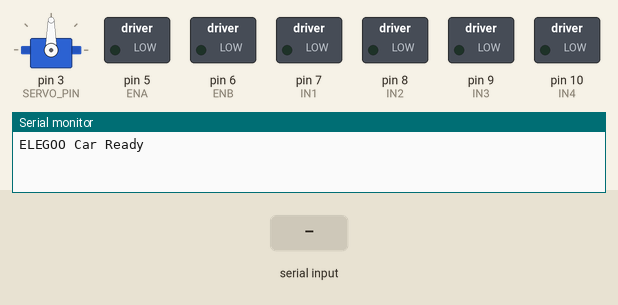
Simulated run of this sketch. Board: Arduino Uno, built with avr-gcc and run on an emulated ATmega328P. Parts: servo, switched loads named in the sketch (green lamp = pin HIGH), the last lines printed to the serial monitor. The test bench sets the inputs (shaded band).

Above: at 1.2 s.
1.3 s: "MOTOR  45\n" received over Serial
At 1.7 s:
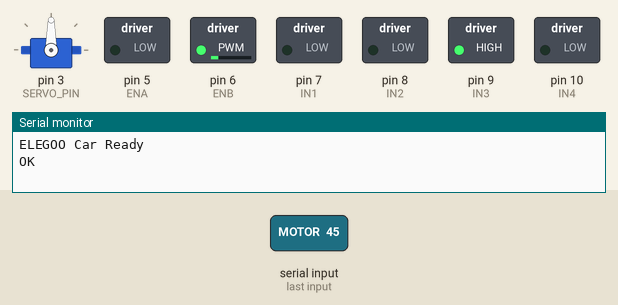
2.8 s: "SERVO  45\n" received over Serial
At 4.0 s:
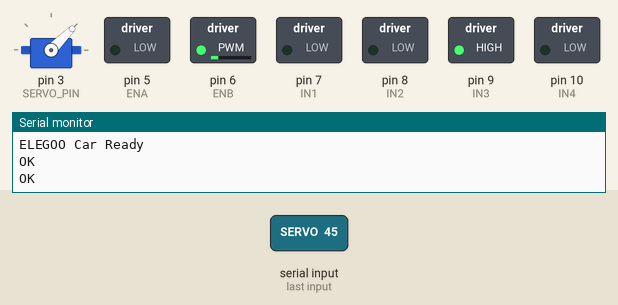
4.3 s: "STOP\n" received over Serial
At 5.1 s:
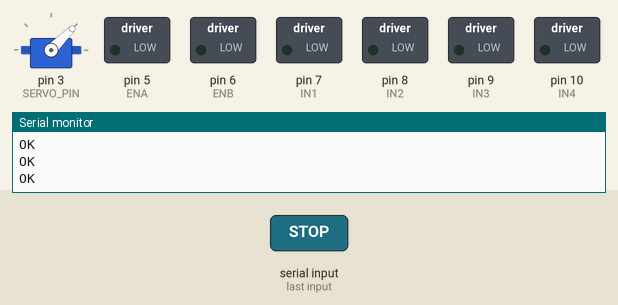
Timing chart, 0 to 7.3 s (numbered marks = the images above; inputs shaded):
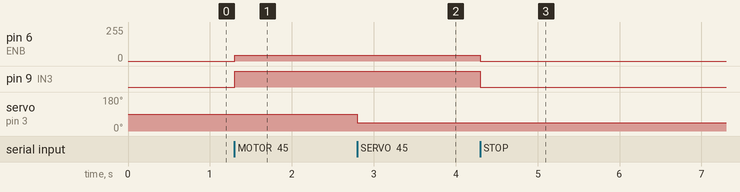

The sketch:

elegoo_car_firmware.ino
```cpp
/*
 * Forge RDE - ELEGOO Smart Car V4.0 Firmware
 *
 * Serial protocol for communication with car_server.py
 * Handles: Motor control, servo, ultrasonic, IR sensors
 *
 * Commands (newline terminated):
 *   MOTOR <left> <right>  - Set motor speeds (-255 to 255)
 *   SERVO <angle>         - Set ultrasonic servo (0-180)
 *   ULTRASONIC            - Read ultrasonic distance (returns cm)
 *   IR_LINE               - Read line sensors (returns l,c,r)
 *   IR_OBSTACLE           - Read obstacle sensors (returns l,r)
 *   STATE                 - Get full state JSON
 *   STOP                  - Emergency stop
 */

#include <Servo.h>

// ============== PIN DEFINITIONS ==============
// Motor Driver (L298N)
#define ENA 5     // Left motors enable (PWM)
#define ENB 6     // Right motors enable (PWM)
#define IN1 7     // Left motors direction
#define IN2 8     // Left motors direction
#define IN3 9     // Right motors direction
#define IN4 10    // Right motors direction

// Ultrasonic Sensor (HC-SR04)
#define TRIG_PIN 12
#define ECHO_PIN 13

// Ultrasonic Servo
#define SERVO_PIN 3

// IR Line Tracking Sensors
#define IR_LINE_LEFT A0
#define IR_LINE_CENTER A1
#define IR_LINE_RIGHT A2

// IR Obstacle Sensors
#define IR_OBSTACLE_LEFT 2
#define IR_OBSTACLE_RIGHT 4

// ============== GLOBALS ==============
Servo ultrasonicServo;

int leftSpeed = 0;
int rightSpeed = 0;
int servoAngle = 90;

String inputBuffer = "";

// ============== SETUP ==============
void setup() {
  Serial.begin(115200);

  // Motor pins
  pinMode(ENA, OUTPUT);
  pinMode(ENB, OUTPUT);
  pinMode(IN1, OUTPUT);
  pinMode(IN2, OUTPUT);
  pinMode(IN3, OUTPUT);
  pinMode(IN4, OUTPUT);

  // Ultrasonic pins
  pinMode(TRIG_PIN, OUTPUT);
  pinMode(ECHO_PIN, INPUT);

  // IR obstacle pins
  pinMode(IR_OBSTACLE_LEFT, INPUT);
  pinMode(IR_OBSTACLE_RIGHT, INPUT);

  // Servo
  ultrasonicServo.attach(SERVO_PIN);
  ultrasonicServo.write(90);

  // Stop motors
  stopMotors();

  Serial.println("ELEGOO Car Ready");
}

// ============== MAIN LOOP ==============
void loop() {
  while (Serial.available()) {
    char c = Serial.read();
    if (c == '\n' || c == '\r') {
      if (inputBuffer.length() > 0) {
        processCommand(inputBuffer);
        inputBuffer = "";
      }
    } else {
      inputBuffer += c;
    }
  }
}

// ============== COMMAND PROCESSING ==============
void processCommand(String cmd) {
  cmd.trim();
  cmd.toUpperCase();

  if (cmd.startsWith("MOTOR ")) {
    // MOTOR <left> <right>
    int firstSpace = cmd.indexOf(' ');
    int secondSpace = cmd.indexOf(' ', firstSpace + 1);

    if (secondSpace > firstSpace) {
      leftSpeed = cmd.substring(firstSpace + 1, secondSpace).toInt();
      rightSpeed = cmd.substring(secondSpace + 1).toInt();
      setMotors(leftSpeed, rightSpeed);
      Serial.println("OK");
    }
  }
  else if (cmd.startsWith("SERVO ")) {
    // SERVO <angle>
    servoAngle = cmd.substring(6).toInt();
    servoAngle = constrain(servoAngle, 0, 180);
    ultrasonicServo.write(servoAngle);
    Serial.println("OK");
  }
  else if (cmd == "ULTRASONIC") {
    float distance = readUltrasonic();
    Serial.println(distance);
  }
  else if (cmd == "IR_LINE") {
    int left = analogRead(IR_LINE_LEFT);
    int center = analogRead(IR_LINE_CENTER);
    int right = analogRead(IR_LINE_RIGHT);
    Serial.print(left);
    Serial.print(",");
    Serial.print(center);
    Serial.print(",");
    Serial.println(right);
  }
  else if (cmd == "IR_OBSTACLE") {
    int left = digitalRead(IR_OBSTACLE_LEFT);
    int right = digitalRead(IR_OBSTACLE_RIGHT);
    Serial.print(left);
    Serial.print(",");
    Serial.println(right);
  }
  else if (cmd == "STATE") {
    Serial.print("{\"left_speed\":");
    Serial.print(leftSpeed);
    Serial.print(",\"right_speed\":");
    Serial.print(rightSpeed);
    Serial.print(",\"servo_angle\":");
    Serial.print(servoAngle);
    Serial.print(",\"ultrasonic\":");
    Serial.print(readUltrasonic());
    Serial.println("}");
  }
  else if (cmd == "STOP") {
    stopMotors();
    Serial.println("OK");
  }
  else {
    Serial.println("OK");
  }
}

// ============== MOTOR CONTROL ==============
void setMotors(int left, int right) {
  // Left motors
  if (left > 0) {
    digitalWrite(IN1, HIGH);
    digitalWrite(IN2, LOW);
    analogWrite(ENA, constrain(left, 0, 255));
  } else if (left < 0) {
    digitalWrite(IN1, LOW);
    digitalWrite(IN2, HIGH);
    analogWrite(ENA, constrain(-left, 0, 255));
  } else {
    digitalWrite(IN1, LOW);
    digitalWrite(IN2, LOW);
    analogWrite(ENA, 0);
  }

  // Right motors
  if (right > 0) {
    digitalWrite(IN3, HIGH);
    digitalWrite(IN4, LOW);
    analogWrite(ENB, constrain(right, 0, 255));
  } else if (right < 0) {
    digitalWrite(IN3, LOW);
    digitalWrite(IN4, HIGH);
    analogWrite(ENB, constrain(-right, 0, 255));
  } else {
    digitalWrite(IN3, LOW);
    digitalWrite(IN4, LOW);
    analogWrite(ENB, 0);
  }
}

void stopMotors() {
  leftSpeed = 0;
  rightSpeed = 0;
  digitalWrite(IN1, LOW);
  digitalWrite(IN2, LOW);
  digitalWrite(IN3, LOW);
  digitalWrite(IN4, LOW);
  analogWrite(ENA, 0);
  analogWrite(ENB, 0);
}

// ============== ULTRASONIC SENSOR ==============
float readUltrasonic() {
  // Send trigger pulse
  digitalWrite(TRIG_PIN, LOW);
  delayMicroseconds(2);
  digitalWrite(TRIG_PIN, HIGH);
  delayMicroseconds(10);
  digitalWrite(TRIG_PIN, LOW);

  // Read echo
  long duration = pulseIn(ECHO_PIN, HIGH, 30000); // 30ms timeout

  if (duration == 0) {
    return 400.0; // Max distance if no echo
  }

  // Calculate distance in cm
  float distance = duration * 0.034 / 2.0;
  return constrain(distance, 0, 400);
}
```

Measured:
- after the input at 1.3 s, pin 6 (ENB): 0/255 → 45/255 at once; pin 9 (IN3): LOW → HIGH at once
- after the input at 2.8 s, servo on pin 3 (SERVO_PIN): 90° → 45° at once
- after the input at 4.3 s, pin 6 (ENB): 45/255 → 0/255 at once; pin 9 (IN3): HIGH → LOW at once
